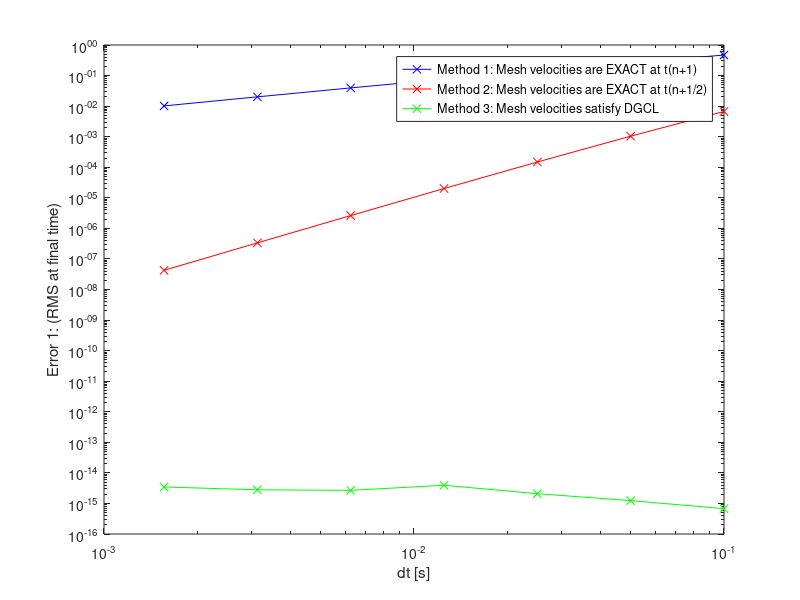
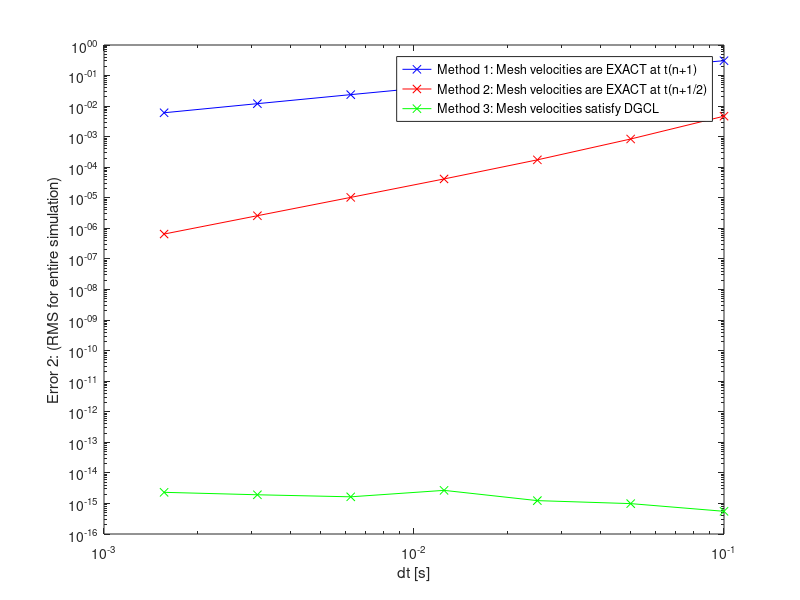

The MATLAB script that drew these images, in order:
close all
clear all
%% Input data
N  = 20;        % number of cells

dt   = 0.1;     % time step
tend = 10;      % total simulation time

fmt = '--b';     % linecolor for plot of final solution

show_sol = 0;   % (=1) show intermediate solutions during simulation
 
u_ex = ones(N); % unsure: creates exact scalar field solution

%% Run simulation for decreasing dt
k_max = 6;
e1_arr = zeros(k_max, 3);
e2_arr = zeros(k_max, 3);
dt_arr = zeros(k_max, 1); 
for method = 1:1:3
    fprintf('\nRunning Method %d', method)
    for k=1:1:k_max+1
         dt = 0.1*2^(-(k-1)); % time-step
         dt_arr(k, 1) = dt; 
    
         e1 = 0; % error 1: RMS error at final time-step
         e2 = 0; % error 2: RMS error at all time-steps
    
        %% Initialisation
        dx = zeros(1,N);    % cell volumes
        xi = zeros(1,N+1);  % face centers
        x  = zeros(1,N);    % cell centers
        u  = ones(1,N);     % solution
        
        xi  = (0:N)/N;              % face centers
        xi0 = (0:N)/N;              % face centers at t=0
        x   = (1:N)/N - 0.5/N;      % cell centers
        dx  = xi(2:N+1) - xi(1:N);  % cell volumes

        L = zeros(N);   % Discretization matrix
    
        %% Simulation loop
        for t=dt:dt:tend
          dx_tn = dx;  % store cell volume at tn
          xi_tn = xi;  % store face center at tn
          u_tn  = u;   % store solution at tn
          
          xi     = xi0 + sin(2*pi*t) * sin(2*pi*xi0) / N;   % face centers at tn+1
          dx     = xi(2:N+1)-xi(1:N);                       % cell volumes at tn+1
          x      = xi(1:N) + dx/2;                          % cell centers at tn+1
          
          dxidt_exnp1   = 2*pi*cos(2*pi*(t))*sin(2*pi*xi0) / N;         % exact face velocity at tn+1
          dxidt_exnp1_2 = 2*pi*cos(2*pi*(t-dt/2))*sin(2*pi*xi0) / N;    % exact face velocity at tn+1/2
          dxidt_dgcl    = (xi - xi_tn) / dt;                            % face velocity satisfying D-GCL
          
          if (method == 1)
            dxidt = dxidt_exnp1;
          elseif (method ==2)
            dxidt = dxidt_exnp1_2;
          else
            dxidt = dxidt_dgcl;
          end
            
          % Setting up system to solve; for each cell:
          %
          %   (u*dx)^(n+1) - (u*dx)^n      
          %   ------------------------- - [ u_leftface * dxidt_leftface * (-1) + u_rightface * dxidt_rightface * (+1) ]^(n+1) = 0
          %             dt                 
          %
          % which can be written for the total system as:
          %
          % L u^(n+1) = (u*dx)^n
          %
          % We use a simple avarage to compute the solution at a cell face:
          %   u_face = 0.5 * (u_leftcell + u_rightcell)
          %
          % Internal cells
          for i=2:N-1
            L(i,i-1:i+1) = [0 dx(i) 0] - dt * 0.5*[-dxidt(i) dxidt(i+1)-dxidt(i) dxidt(i+1)];
          end
          % Boundary cells
          L(1,1:2)   = [dx(1) 0] - dt * 0.5*[dxidt(2)-2*dxidt(1) dxidt(2)];
          L(N,N-1:N) = [0 dx(N)] - dt * 0.5*[-dxidt(N) 2*dxidt(N+1)-dxidt(N)];
        
          % solve system
          u = (L\(dx_tn.*u_tn)')';
        
          % error 1 computation
          if abs(t-tend) < 0.01*dt
              for i = 1:N
                e1 = e1 + (u(i)-u_ex(i))*(u(i)-u_ex(i));
              end
          end
        
          % error 2 computation
          for i=1:N
            e2 = e2 + (u(i)-u_ex(i))*(u(i)-u_ex(i));
          end

        end
        %% Error Computation
        e1 = sqrt(e1/N);
        M = round(tend/dt);
        e2 = sqrt(e2/(N*M));
    
        e1_arr(k, method) = e1;
        e2_arr(k, method) = e2;
    end
end

% error 1 plots 
figure(1);
hold("off");
loglog(dt_arr, e1_arr(:,1), 'b-x'); % method 1
hold("on");
loglog(dt_arr, e1_arr(:,2), 'r-x'); % method 2
loglog(dt_arr, e1_arr(:,3), 'g-x'); % method 3
legend('Method 1: Mesh velocities are EXACT at t(n+1)', 'Method 2: Mesh velocities are EXACT at t(n+1/2)','Method 3: Mesh velocities satisfy DGCL')
xlabel('dt [s]')
ylabel('Error 1: (RMS at final time)')

% error 2 plots 
figure(2);
hold("off");
loglog(dt_arr, e2_arr(:,1), 'b-x'); % method 1
hold("on");
loglog(dt_arr, e2_arr(:,2), 'r-x'); % method 2
loglog(dt_arr, e2_arr(:,3), 'g-x'); % method 3
legend('Method 1: Mesh velocities are EXACT at t(n+1)', 'Method 2: Mesh velocities are EXACT at t(n+1/2)','Method 3: Mesh velocities satisfy DGCL')
xlabel('dt [s]')
ylabel('Error 2: (RMS for entire simulation)')

%% error analysis
p_e1_method1 = polyfit(log(dt_arr), log(e1_arr(:,1)), 1);
p_e1_method2 = polyfit(log(dt_arr), log(e1_arr(:,2)), 1);
p_e2_method1 = polyfit(log(dt_arr), log(e2_arr(:,1)), 1);
p_e2_method2 = polyfit(log(dt_arr), log(e2_arr(:,2)), 1);

fprintf("\nMethod 1: Exact at tn+1:\nError1: %d\nError2: %d\n", p_e1_method1(1),p_e2_method1(1));
fprintf("\nMethod 2: Exact at tn+1/2:\nError1: %d\nError2: %d\n", p_e1_method2(1),p_e2_method2(1));

